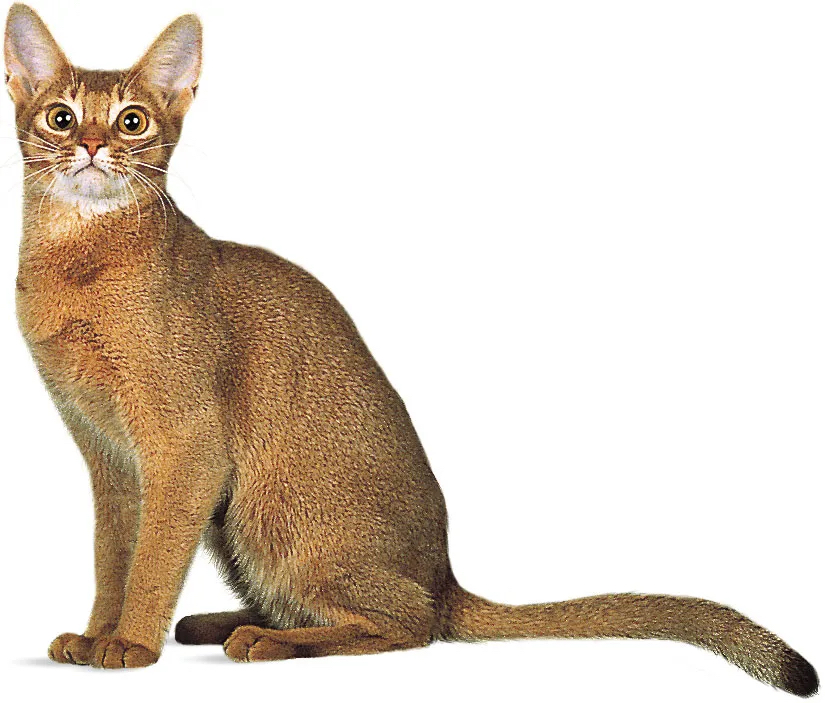
#> input picture May 29/Picture.jpg, 825 x 703 px
$ python scanner.py
#> lines starting #> are read from the running program, lines starting #| are printed output that depends on the picture; after the words box and inside, x2 and y2 are one past the last pixel; in counts of white or black regions, pixels touching at a corner belong together
import cv2
import imutils
import numpy as np

def order_points(pts):      #top_left, clockwised
    rect = np.zeros((4,2), dtype="float32")
    s = pts.sum(axis=1)
    rect[0] = pts[np.argmin(s)]
    rect[2] = pts[np.argmax(s)]
    diff = np.diff(pts, axis=1)
    rect[1] = pts[np.argmin(diff)]
    rect[3] = pts[np.argmax(diff)]
    return rect

def four_points_transform(img,pts):
    rect = order_points(pts)
    (tl,tr,br,bl) = rect
    #((x1-x2)^2+(y1-y2)^2)^-1
    widthA = np.sqrt(((tl[0]-tr[0])**2) + ((tl[1]-tr[1])**2))
    widthB = np.sqrt(((bl[0]-br[0])**2) + ((bl[1]-br[1])**2))
    heightA = np.sqrt(((tl[0]-bl[0])**2) + ((tl[1]-bl[1])**2))
    heightB = np.sqrt(((tr[0] - br[0]) ** 2) + ((tr[1] - br[1]) ** 2))
    maxWidth = max(int(widthA), int(widthB))
    maxHeight = max(int(heightA), int(heightB))
    dst = np.array([0,0], [maxWidth-1, 0], [maxWidth-1, maxHeight-1], [0, maxHeight-1], dtype="float32")
    M = cv2.getPerspectiveTransform(rect, dst)
    warped = cv2.warpPerspective(img, M, (maxWidth,maxHeight))
    return warped

def main():
    image = cv2.imread("Picture.jpg")
#> image is the input picture: shape (703, 825, 3); mean B, G, R 197.3, 209.6, 221.5
    ratio = image.shape[0]/500.0
#> ratio = 1.41
    ori = image.copy()
    image = imutils.resize(image, height=500)
#> image: shape (500, 586, 3)
    gray = cv2.cvtColor(image, cv2.COLOR_BGR2GRAY)
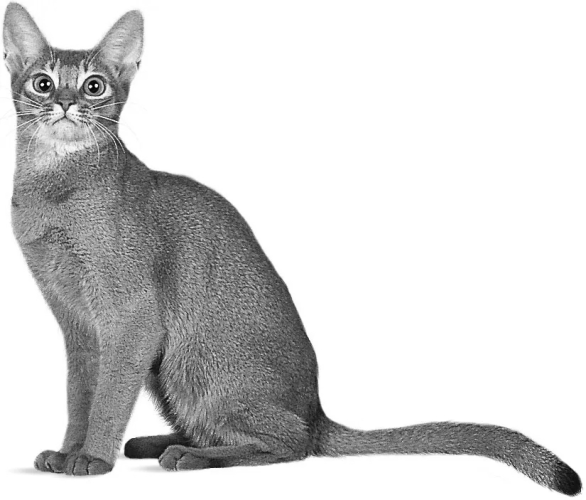
#> gray: shape (500, 586); min 3, max 255, mean 211.8
    gray = cv2.GaussianBlur(gray, (5,5), 0)
    edge = cv2.Canny(gray, 75, 200)
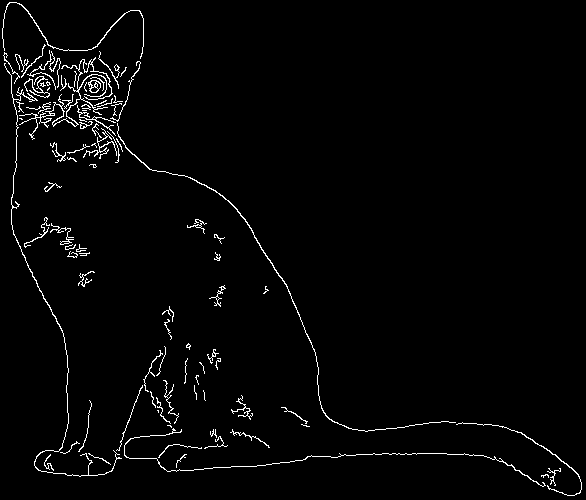
#> edge: shape (500, 586); 2.2% white in thin lines or dots

    cnts = cv2.findContours(edge.copy(), cv2.RETR_LIST, cv2.CHAIN_APPROX_SIMPLE)
#> cnts = 116 contours, 95 with area under 20; largest, box (x1, y1, x2, y2) and area: (19, 57, 113, 140) 159, (117, 123, 456, 432) 138, (88, 80, 101, 93) 108, (4, 63, 122, 477) 105, (2, 2, 144, 59) 70
    cnts = imutils.grab_contours(cnts)
    cnts = sorted(cnts, key=cv2.contourArea, reverse=True)[0:5]
#> cnts = 5 contours; box (x1, y1, x2, y2) and area: (19, 57, 113, 140) 159, (117, 123, 456, 432) 138, (88, 80, 101, 93) 108, (4, 63, 122, 477) 105, (2, 2, 144, 59) 70
    for c in cnts:
        peri = cv2.arcLength(c,True)
        approx = cv2.approxPolyDP(c, 0.02*peri, True)
        if len(approx) == 4:
            screenCnt = approx
            break

    else:
        print('No Document found')
        return
#> this loop made 5 passes
#| No Document found

    cv2.drawContours(image, [screenCnt], -1, (0,255,0), 2)
    warped = four_points_transform(ori, screenCnt.reshape(4,2)*ratio)
    warped = cv2.cvtColor(warped, cv2.COLOR_BGR2GRAY)
    T = cv2.threshhold(warped, 0, 255, cv2.THRESH_BINARY | cv2.THRESH_OTSH)[1]

    cv2.imshow("Original", imutils.resize(ori, heigh=1000))
    cv2.imshow("Scanned", imutils.resize(warped, heigh=1000))
    cv2.waitKey(0)
    cv2.destroyAllWindows()

if __name__ == "__main__":
    main()
